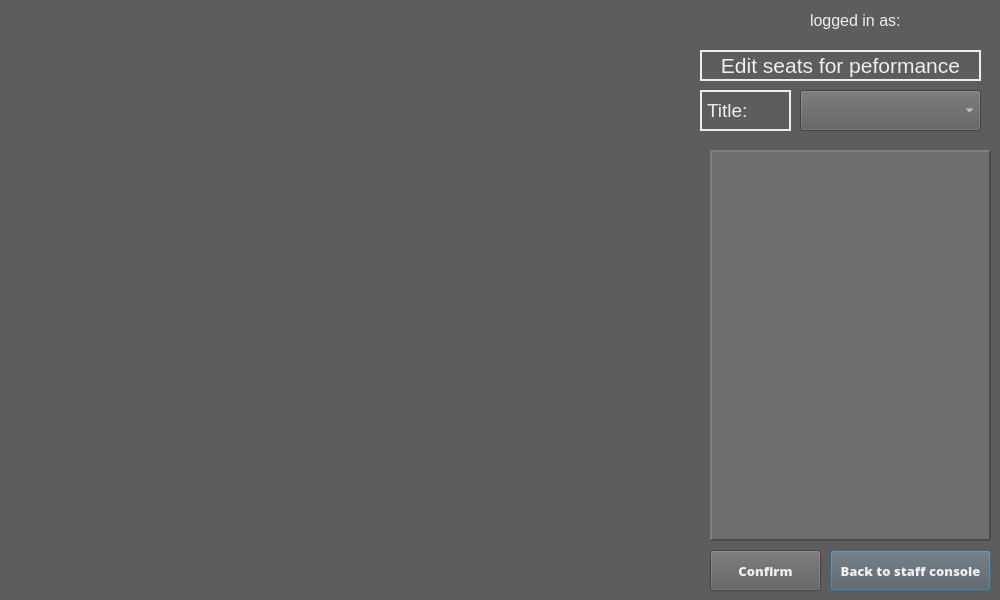
<?xml version="1.0" encoding="UTF-8"?>
<ui version="4.0">
 <class>Dialog</class>
 <widget class="QDialog" name="Dialog">
  <property name="geometry">
   <rect>
    <x>0</x>
    <y>0</y>
    <width>1000</width>
    <height>600</height>
   </rect>
  </property>
  <property name="windowTitle">
   <string>Dialog</string>
  </property>
  <property name="styleSheet">
   <string notr="true">background-color: rgb(93, 93, 93);</string>
  </property>
  <widget class="QLabel" name="loggedindisplay">
   <property name="geometry">
    <rect>
     <x>810</x>
     <y>10</y>
     <width>171</width>
     <height>21</height>
    </rect>
   </property>
   <property name="font">
    <font>
     <pointsize>12</pointsize>
    </font>
   </property>
   <property name="styleSheet">
    <string notr="true">color: rgb(238, 238, 238);</string>
   </property>
   <property name="text">
    <string>logged in as:</string>
   </property>
  </widget>
  <widget class="QScrollArea" name="scrollArea">
   <property name="geometry">
    <rect>
     <x>710</x>
     <y>150</y>
     <width>281</width>
     <height>391</height>
    </rect>
   </property>
   <property name="styleSheet">
    <string notr="true">color: rgb(238, 238, 238);
background-color: rgb(111, 111, 111);</string>
   </property>
   <property name="frameShape">
    <enum>QFrame::Panel</enum>
   </property>
   <property name="frameShadow">
    <enum>QFrame::Raised</enum>
   </property>
   <property name="lineWidth">
    <number>2</number>
   </property>
   <property name="widgetResizable">
    <bool>true</bool>
   </property>
   <widget class="QWidget" name="scrollAreaWidgetContents">
    <property name="geometry">
     <rect>
      <x>0</x>
      <y>0</y>
      <width>277</width>
      <height>387</height>
     </rect>
    </property>
    <property name="font">
     <font>
      <pointsize>12</pointsize>
     </font>
    </property>
   </widget>
  </widget>
  <widget class="QComboBox" name="comboBox">
   <property name="geometry">
    <rect>
     <x>800</x>
     <y>90</y>
     <width>181</width>
     <height>41</height>
    </rect>
   </property>
   <property name="styleSheet">
    <string notr="true">color: rgb(238, 238, 238);</string>
   </property>
  </widget>
  <widget class="QLabel" name="TitleLabel">
   <property name="geometry">
    <rect>
     <x>700</x>
     <y>90</y>
     <width>91</width>
     <height>41</height>
    </rect>
   </property>
   <property name="font">
    <font>
     <pointsize>14</pointsize>
    </font>
   </property>
   <property name="styleSheet">
    <string notr="true">color: rgb(238, 238, 238);</string>
   </property>
   <property name="frameShape">
    <enum>QFrame::Box</enum>
   </property>
   <property name="lineWidth">
    <number>2</number>
   </property>
   <property name="text">
    <string>Title:</string>
   </property>
  </widget>
  <widget class="QLabel" name="EditSeatsForPeformaceLabel">
   <property name="geometry">
    <rect>
     <x>700</x>
     <y>50</y>
     <width>281</width>
     <height>31</height>
    </rect>
   </property>
   <property name="font">
    <font>
     <pointsize>16</pointsize>
    </font>
   </property>
   <property name="styleSheet">
    <string notr="true">color: rgb(238, 238, 238);</string>
   </property>
   <property name="frameShape">
    <enum>QFrame::Box</enum>
   </property>
   <property name="lineWidth">
    <number>2</number>
   </property>
   <property name="midLineWidth">
    <number>0</number>
   </property>
   <property name="text">
    <string>Edit seats for peformance</string>
   </property>
   <property name="alignment">
    <set>Qt::AlignCenter</set>
   </property>
  </widget>
  <widget class="QPushButton" name="Backtostaffconsolebutton">
   <property name="geometry">
    <rect>
     <x>830</x>
     <y>550</y>
     <width>161</width>
     <height>41</height>
    </rect>
   </property>
   <property name="font">
    <font>
     <family>Open Sans Extrabold</family>
     <pointsize>10</pointsize>
    </font>
   </property>
   <property name="styleSheet">
    <string notr="true">color: rgb(238, 238, 238);</string>
   </property>
   <property name="text">
    <string>Back to staff console</string>
   </property>
  </widget>
  <widget class="QPushButton" name="ConfirmButton">
   <property name="geometry">
    <rect>
     <x>710</x>
     <y>550</y>
     <width>111</width>
     <height>41</height>
    </rect>
   </property>
   <property name="font">
    <font>
     <family>Open Sans Extrabold</family>
     <pointsize>10</pointsize>
    </font>
   </property>
   <property name="styleSheet">
    <string notr="true">color: rgb(238, 238, 238);</string>
   </property>
   <property name="text">
    <string>Confirm</string>
   </property>
  </widget>
 </widget>
 <resources/>
 <connections/>
</ui>
